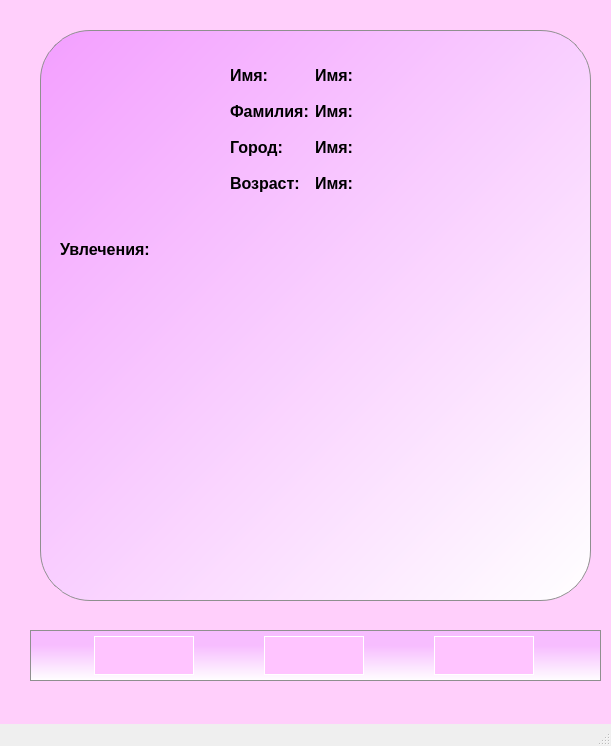
<?xml version="1.0" encoding="UTF-8"?>
<ui version="4.0">
 <class>MainWindow</class>
 <widget class="QMainWindow" name="MainWindow">
  <property name="geometry">
   <rect>
    <x>0</x>
    <y>0</y>
    <width>611</width>
    <height>746</height>
   </rect>
  </property>
  <property name="minimumSize">
   <size>
    <width>0</width>
    <height>0</height>
   </size>
  </property>
  <property name="maximumSize">
   <size>
    <width>4324234</width>
    <height>2342343</height>
   </size>
  </property>
  <property name="windowTitle">
   <string>MainWindow</string>
  </property>
  <widget class="QWidget" name="centralwidget">
   <property name="styleSheet">
    <string notr="true">background-color: rgb(255, 207, 251)
</string>
   </property>
   <widget class="QStackedWidget" name="all_windows">
    <property name="geometry">
     <rect>
      <x>30</x>
      <y>10</y>
      <width>661</width>
      <height>641</height>
     </rect>
    </property>
    <property name="minimumSize">
     <size>
      <width>0</width>
      <height>0</height>
     </size>
    </property>
    <property name="maximumSize">
     <size>
      <width>23423</width>
      <height>16777215</height>
     </size>
    </property>
    <property name="styleSheet">
     <string notr="true">background-color: rgb(255, 207, 251);
border-radius: 10px</string>
    </property>
    <property name="currentIndex">
     <number>1</number>
    </property>
    <widget class="QWidget" name="main">
     <property name="styleSheet">
      <string notr="true"/>
     </property>
     <widget class="QWidget" name="show_users" native="true">
      <property name="geometry">
       <rect>
        <x>20</x>
        <y>10</y>
        <width>541</width>
        <height>591</height>
       </rect>
      </property>
      <property name="styleSheet">
       <string notr="true">border-radius: 50px;
border: 1px solid rgb(143, 143, 143);
background-color: qlineargradient(spread:repeat, x1:0, y1:0, x2:1, y2:1, stop:0 rgba(243, 159, 255, 255), stop:1 rgba(255, 255, 255, 255));</string>
      </property>
      <widget class="QWidget" name="user_for_you" native="true">
       <property name="geometry">
        <rect>
         <x>70</x>
         <y>20</y>
         <width>411</width>
         <height>451</height>
        </rect>
       </property>
       <property name="styleSheet">
        <string notr="true">background-color: rgb(255, 196, 255);
border: 1px solid rgb(143, 143, 143);
border-radius:  30px</string>
       </property>
       <widget class="QLabel" name="photo">
        <property name="geometry">
         <rect>
          <x>110</x>
          <y>10</y>
          <width>191</width>
          <height>201</height>
         </rect>
        </property>
        <property name="styleSheet">
         <string notr="true">border: 0px</string>
        </property>
        <property name="text">
         <string>TextLabel</string>
        </property>
        <property name="scaledContents">
         <bool>true</bool>
        </property>
       </widget>
       <widget class="QLabel" name="name">
        <property name="geometry">
         <rect>
          <x>10</x>
          <y>240</y>
          <width>101</width>
          <height>21</height>
         </rect>
        </property>
        <property name="font">
         <font>
          <pointsize>14</pointsize>
          <bold>true</bold>
         </font>
        </property>
        <property name="styleSheet">
         <string notr="true">border: 0px</string>
        </property>
        <property name="text">
         <string>TextLabel</string>
        </property>
       </widget>
       <widget class="QWidget" name="horizontalWidget_2" native="true">
        <property name="geometry">
         <rect>
          <x>10</x>
          <y>270</y>
          <width>391</width>
          <height>41</height>
         </rect>
        </property>
        <property name="styleSheet">
         <string notr="true">border: 0px</string>
        </property>
        <layout class="QHBoxLayout" name="horizontalLayout_2">
         <item>
          <widget class="QLabel" name="label_age">
           <property name="font">
            <font>
             <pointsize>14</pointsize>
             <bold>true</bold>
            </font>
           </property>
           <property name="styleSheet">
            <string notr="true">word-break: break-all;
border: 0px</string>
           </property>
           <property name="text">
            <string>Возраст</string>
           </property>
           <property name="textFormat">
            <enum>Qt::TextFormat::MarkdownText</enum>
           </property>
           <property name="wordWrap">
            <bool>false</bool>
           </property>
          </widget>
         </item>
         <item>
          <widget class="QLabel" name="age">
           <property name="font">
            <font>
             <pointsize>14</pointsize>
             <bold>true</bold>
            </font>
           </property>
           <property name="styleSheet">
            <string notr="true">word-break: break-all;
border: 0px</string>
           </property>
           <property name="text">
            <string>?</string>
           </property>
           <property name="textFormat">
            <enum>Qt::TextFormat::MarkdownText</enum>
           </property>
           <property name="wordWrap">
            <bool>false</bool>
           </property>
          </widget>
         </item>
         <item>
          <widget class="QLabel" name="label_city">
           <property name="font">
            <font>
             <pointsize>14</pointsize>
             <bold>true</bold>
            </font>
           </property>
           <property name="styleSheet">
            <string notr="true">word-break: break-all;
border: 0px</string>
           </property>
           <property name="text">
            <string>Город</string>
           </property>
           <property name="textFormat">
            <enum>Qt::TextFormat::MarkdownText</enum>
           </property>
           <property name="wordWrap">
            <bool>false</bool>
           </property>
          </widget>
         </item>
         <item>
          <widget class="QLabel" name="city">
           <property name="font">
            <font>
             <pointsize>14</pointsize>
             <bold>true</bold>
            </font>
           </property>
           <property name="styleSheet">
            <string notr="true">word-break: break-all;
border: 0px</string>
           </property>
           <property name="text">
            <string>?</string>
           </property>
           <property name="textFormat">
            <enum>Qt::TextFormat::MarkdownText</enum>
           </property>
           <property name="wordWrap">
            <bool>false</bool>
           </property>
          </widget>
         </item>
        </layout>
       </widget>
       <widget class="QWidget" name="gridWidget" native="true">
        <property name="geometry">
         <rect>
          <x>10</x>
          <y>320</y>
          <width>391</width>
          <height>111</height>
         </rect>
        </property>
        <property name="styleSheet">
         <string notr="true">border: 0px</string>
        </property>
        <layout class="QGridLayout" name="gridLayout">
         <item row="0" column="1">
          <widget class="QLabel" name="label_0">
           <property name="font">
            <font>
             <bold>true</bold>
            </font>
           </property>
           <property name="styleSheet">
            <string notr="true">border: 0px</string>
           </property>
           <property name="text">
            <string/>
           </property>
          </widget>
         </item>
         <item row="4" column="1">
          <widget class="QLabel" name="label_4">
           <property name="font">
            <font>
             <bold>true</bold>
            </font>
           </property>
           <property name="styleSheet">
            <string notr="true">border: 0px</string>
           </property>
           <property name="text">
            <string/>
           </property>
          </widget>
         </item>
         <item row="0" column="0">
          <widget class="QLabel" name="label_interes_card">
           <property name="font">
            <font>
             <bold>true</bold>
            </font>
           </property>
           <property name="styleSheet">
            <string notr="true">border: 0px</string>
           </property>
           <property name="text">
            <string>Увлечения</string>
           </property>
          </widget>
         </item>
         <item row="3" column="1">
          <widget class="QLabel" name="label_3">
           <property name="font">
            <font>
             <bold>true</bold>
            </font>
           </property>
           <property name="styleSheet">
            <string notr="true">border: 0px</string>
           </property>
           <property name="text">
            <string/>
           </property>
          </widget>
         </item>
         <item row="1" column="1">
          <widget class="QLabel" name="label_1">
           <property name="font">
            <font>
             <bold>true</bold>
            </font>
           </property>
           <property name="styleSheet">
            <string notr="true">border: 0px</string>
           </property>
           <property name="text">
            <string/>
           </property>
          </widget>
         </item>
         <item row="0" column="2">
          <widget class="QLabel" name="label_5">
           <property name="font">
            <font>
             <bold>true</bold>
            </font>
           </property>
           <property name="styleSheet">
            <string notr="true">border: 0px</string>
           </property>
           <property name="text">
            <string/>
           </property>
          </widget>
         </item>
         <item row="1" column="2">
          <widget class="QLabel" name="label_6">
           <property name="font">
            <font>
             <bold>true</bold>
            </font>
           </property>
           <property name="styleSheet">
            <string notr="true">border: 0px</string>
           </property>
           <property name="text">
            <string/>
           </property>
          </widget>
         </item>
         <item row="2" column="2">
          <widget class="QLabel" name="label_7">
           <property name="font">
            <font>
             <bold>true</bold>
            </font>
           </property>
           <property name="styleSheet">
            <string notr="true">border: 0px</string>
           </property>
           <property name="text">
            <string/>
           </property>
          </widget>
         </item>
         <item row="3" column="2">
          <widget class="QLabel" name="label_8">
           <property name="font">
            <font>
             <bold>true</bold>
            </font>
           </property>
           <property name="styleSheet">
            <string notr="true">border: 0px</string>
           </property>
           <property name="text">
            <string/>
           </property>
          </widget>
         </item>
         <item row="4" column="2">
          <widget class="QLabel" name="label_9">
           <property name="font">
            <font>
             <bold>true</bold>
            </font>
           </property>
           <property name="styleSheet">
            <string notr="true">border: 0px</string>
           </property>
           <property name="text">
            <string/>
           </property>
          </widget>
         </item>
         <item row="2" column="1">
          <widget class="QLabel" name="label_2">
           <property name="font">
            <font>
             <bold>true</bold>
            </font>
           </property>
           <property name="styleSheet">
            <string notr="true">border: 0px</string>
           </property>
           <property name="text">
            <string/>
           </property>
          </widget>
         </item>
        </layout>
       </widget>
      </widget>
      <widget class="QPushButton" name="like_button">
       <property name="geometry">
        <rect>
         <x>130</x>
         <y>510</y>
         <width>61</width>
         <height>51</height>
        </rect>
       </property>
       <property name="styleSheet">
        <string notr="true">border: 0px;
border-radius: 20px;
</string>
       </property>
       <property name="text">
        <string/>
       </property>
       <property name="icon">
        <iconset>
         <normaloff>heart.png</normaloff>heart.png</iconset>
       </property>
       <property name="iconSize">
        <size>
         <width>50</width>
         <height>50</height>
        </size>
       </property>
      </widget>
      <widget class="QPushButton" name="dis_button">
       <property name="geometry">
        <rect>
         <x>370</x>
         <y>510</y>
         <width>61</width>
         <height>51</height>
        </rect>
       </property>
       <property name="styleSheet">
        <string notr="true">border: 0px;
border-radius: 20px;
</string>
       </property>
       <property name="text">
        <string/>
       </property>
       <property name="icon">
        <iconset>
         <normaloff>dislike.png</normaloff>dislike.png</iconset>
       </property>
       <property name="iconSize">
        <size>
         <width>50</width>
         <height>50</height>
        </size>
       </property>
      </widget>
     </widget>
    </widget>
    <widget class="QWidget" name="profile">
     <widget class="QWidget" name="user_profile" native="true">
      <property name="geometry">
       <rect>
        <x>10</x>
        <y>20</y>
        <width>551</width>
        <height>571</height>
       </rect>
      </property>
      <property name="styleSheet">
       <string notr="true">border-radius: 50px;
border: 1px solid rgb(143, 143, 143);
background-color: qlineargradient(spread:repeat, x1:0, y1:0, x2:1, y2:1, stop:0 rgba(243, 159, 255, 255), stop:1 rgba(255, 255, 255, 255));</string>
      </property>
      <widget class="QLabel" name="prof_pic">
       <property name="geometry">
        <rect>
         <x>20</x>
         <y>20</y>
         <width>151</width>
         <height>151</height>
        </rect>
       </property>
       <property name="styleSheet">
        <string notr="true">background-color: transparent;
border-radius: 0;
border: 0px

</string>
       </property>
       <property name="text">
        <string/>
       </property>
       <property name="scaledContents">
        <bool>true</bool>
       </property>
      </widget>
      <widget class="QLabel" name="label_intres">
       <property name="geometry">
        <rect>
         <x>20</x>
         <y>200</y>
         <width>101</width>
         <height>38</height>
        </rect>
       </property>
       <property name="font">
        <font>
         <pointsize>12</pointsize>
         <bold>true</bold>
        </font>
       </property>
       <property name="styleSheet">
        <string notr="true">color: black;
background-color: transparent;
border: 0px</string>
       </property>
       <property name="text">
        <string>Увлечения:</string>
       </property>
      </widget>
      <widget class="QWidget" name="widget" native="true">
       <property name="geometry">
        <rect>
         <x>180</x>
         <y>20</y>
         <width>361</width>
         <height>171</height>
        </rect>
       </property>
       <property name="styleSheet">
        <string notr="true">background-color: transparent;
border-radius: 20px;
border: 0px</string>
       </property>
       <widget class="QWidget" name="formLayoutWidget">
        <property name="geometry">
         <rect>
          <x>10</x>
          <y>10</y>
          <width>341</width>
          <height>140</height>
         </rect>
        </property>
        <layout class="QFormLayout" name="formLayout">
         <item row="0" column="0">
          <widget class="QLabel" name="name_label">
           <property name="minimumSize">
            <size>
             <width>0</width>
             <height>30</height>
            </size>
           </property>
           <property name="font">
            <font>
             <pointsize>12</pointsize>
             <bold>true</bold>
            </font>
           </property>
           <property name="styleSheet">
            <string notr="true">color: black;
background-color: transparent;
border: 0px</string>
           </property>
           <property name="text">
            <string>Имя:</string>
           </property>
          </widget>
         </item>
         <item row="1" column="0">
          <widget class="QLabel" name="surname_label">
           <property name="minimumSize">
            <size>
             <width>0</width>
             <height>30</height>
            </size>
           </property>
           <property name="font">
            <font>
             <pointsize>12</pointsize>
             <bold>true</bold>
            </font>
           </property>
           <property name="styleSheet">
            <string notr="true">color: black;
background-color: transparent;
border: 0px</string>
           </property>
           <property name="text">
            <string>Фамилия:</string>
           </property>
          </widget>
         </item>
         <item row="2" column="0">
          <widget class="QLabel" name="city_label_prof">
           <property name="minimumSize">
            <size>
             <width>0</width>
             <height>30</height>
            </size>
           </property>
           <property name="font">
            <font>
             <pointsize>12</pointsize>
             <bold>true</bold>
            </font>
           </property>
           <property name="styleSheet">
            <string notr="true">color: black;
background-color: transparent;
border: 0px</string>
           </property>
           <property name="text">
            <string>Город:</string>
           </property>
          </widget>
         </item>
         <item row="3" column="0">
          <widget class="QLabel" name="label_age_prof">
           <property name="minimumSize">
            <size>
             <width>0</width>
             <height>30</height>
            </size>
           </property>
           <property name="font">
            <font>
             <pointsize>12</pointsize>
             <bold>true</bold>
            </font>
           </property>
           <property name="styleSheet">
            <string notr="true">color: black;
background-color: transparent;
border: 0px</string>
           </property>
           <property name="text">
            <string>Возраст:</string>
           </property>
          </widget>
         </item>
         <item row="0" column="1">
          <widget class="QLabel" name="name_prof">
           <property name="font">
            <font>
             <pointsize>12</pointsize>
             <bold>true</bold>
            </font>
           </property>
           <property name="styleSheet">
            <string notr="true">color: black;
background-color: transparent;
border: 0px</string>
           </property>
           <property name="text">
            <string>Имя:</string>
           </property>
          </widget>
         </item>
         <item row="1" column="1">
          <widget class="QLabel" name="surname_prof">
           <property name="font">
            <font>
             <pointsize>12</pointsize>
             <bold>true</bold>
            </font>
           </property>
           <property name="styleSheet">
            <string notr="true">color: black;
background-color: transparent;
border: 0px</string>
           </property>
           <property name="text">
            <string>Имя:</string>
           </property>
          </widget>
         </item>
         <item row="2" column="1">
          <widget class="QLabel" name="city_prof">
           <property name="font">
            <font>
             <pointsize>12</pointsize>
             <bold>true</bold>
            </font>
           </property>
           <property name="styleSheet">
            <string notr="true">color: black;
background-color: transparent;
border: 0px</string>
           </property>
           <property name="text">
            <string>Имя:</string>
           </property>
          </widget>
         </item>
         <item row="3" column="1">
          <widget class="QLabel" name="age_prof">
           <property name="font">
            <font>
             <pointsize>12</pointsize>
             <bold>true</bold>
            </font>
           </property>
           <property name="styleSheet">
            <string notr="true">color: black;
background-color: transparent;
border: 0px</string>
           </property>
           <property name="text">
            <string>Имя:</string>
           </property>
          </widget>
         </item>
        </layout>
       </widget>
      </widget>
      <widget class="QWidget" name="widget_2" native="true">
       <property name="geometry">
        <rect>
         <x>130</x>
         <y>190</y>
         <width>251</width>
         <height>271</height>
        </rect>
       </property>
       <property name="styleSheet">
        <string notr="true">border: 0px;
background-color: transparent</string>
       </property>
       <widget class="QWidget" name="verticalLayoutWidget">
        <property name="geometry">
         <rect>
          <x>10</x>
          <y>20</y>
          <width>241</width>
          <height>231</height>
         </rect>
        </property>
        <layout class="QVBoxLayout" name="self_interes"/>
       </widget>
      </widget>
     </widget>
    </widget>
    <widget class="QWidget" name="messanger">
     <widget class="QWidget" name="chats" native="true">
      <property name="geometry">
       <rect>
        <x>-60</x>
        <y>30</y>
        <width>611</width>
        <height>571</height>
       </rect>
      </property>
     </widget>
    </widget>
   </widget>
   <widget class="QWidget" name="navigation" native="true">
    <property name="geometry">
     <rect>
      <x>30</x>
      <y>630</y>
      <width>571</width>
      <height>51</height>
     </rect>
    </property>
    <property name="styleSheet">
     <string notr="true">background-color: rgb(255, 170, 255);
border-radius: 1em;
background-color: qlineargradient(spread:repeat, x1:0.5, y1:0, x2:0.480556, y2:1, stop:0.305556 rgba(247, 189, 255, 255), stop:1 rgba(255, 255, 255, 255));
border: 1px solid rgb(143, 143, 143);</string>
    </property>
    <widget class="QWidget" name="horizontalLayoutWidget">
     <property name="geometry">
      <rect>
       <x>0</x>
       <y>0</y>
       <width>571</width>
       <height>51</height>
      </rect>
     </property>
     <layout class="QHBoxLayout" name="horizontalLayout">
      <item>
       <widget class="QPushButton" name="home_button">
        <property name="maximumSize">
         <size>
          <width>100</width>
          <height>39</height>
         </size>
        </property>
        <property name="styleSheet">
         <string notr="true">background-color: rgb(255, 196, 255);
border: 1px solid rgb(255, 255, 255)</string>
        </property>
        <property name="text">
         <string/>
        </property>
        <property name="icon">
         <iconset theme="go-home"/>
        </property>
        <property name="iconSize">
         <size>
          <width>31</width>
          <height>31</height>
         </size>
        </property>
       </widget>
      </item>
      <item>
       <widget class="QPushButton" name="messanger_button">
        <property name="maximumSize">
         <size>
          <width>100</width>
          <height>39</height>
         </size>
        </property>
        <property name="styleSheet">
         <string notr="true">background-color: rgb(255, 196, 255);
border: 1px solid rgb(255, 255, 255)</string>
        </property>
        <property name="text">
         <string/>
        </property>
        <property name="icon">
         <iconset theme="emblem-mail"/>
        </property>
        <property name="iconSize">
         <size>
          <width>31</width>
          <height>31</height>
         </size>
        </property>
       </widget>
      </item>
      <item>
       <widget class="QPushButton" name="profile_button">
        <property name="maximumSize">
         <size>
          <width>100</width>
          <height>39</height>
         </size>
        </property>
        <property name="focusPolicy">
         <enum>Qt::FocusPolicy::NoFocus</enum>
        </property>
        <property name="contextMenuPolicy">
         <enum>Qt::ContextMenuPolicy::DefaultContextMenu</enum>
        </property>
        <property name="layoutDirection">
         <enum>Qt::LayoutDirection::LeftToRight</enum>
        </property>
        <property name="autoFillBackground">
         <bool>false</bool>
        </property>
        <property name="styleSheet">
         <string notr="true">background-color: rgb(255, 196, 255);
border: 1px solid rgb(255, 255, 255)</string>
        </property>
        <property name="text">
         <string/>
        </property>
        <property name="icon">
         <iconset theme="address-book-new"/>
        </property>
        <property name="iconSize">
         <size>
          <width>31</width>
          <height>31</height>
         </size>
        </property>
        <property name="flat">
         <bool>true</bool>
        </property>
       </widget>
      </item>
     </layout>
    </widget>
   </widget>
  </widget>
  <widget class="QMenuBar" name="menubar">
   <property name="geometry">
    <rect>
     <x>0</x>
     <y>0</y>
     <width>611</width>
     <height>33</height>
    </rect>
   </property>
  </widget>
  <widget class="QStatusBar" name="statusbar"/>
 </widget>
 <resources/>
 <connections>
  <connection>
   <sender>like_button</sender>
   <signal>clicked()</signal>
   <receiver>widget</receiver>
   <slot>repaint()</slot>
   <hints>
    <hint type="sourcelabel">
     <x>170</x>
     <y>509</y>
    </hint>
    <hint type="destinationlabel">
     <x>370</x>
     <y>159</y>
    </hint>
   </hints>
  </connection>
 </connections>
</ui>
